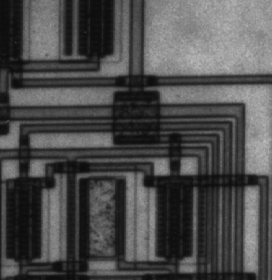
%> input picture Lab5-Segmentation-main/assets/circuit.tif, 272 x 280 px
$ octave task_2.m   (GNU Octave 9; MATLAB toolbox functions it lacks are replaced by stand-ins)
%> lines starting %> are read from the running program, lines starting %| are printed output that depends on the picture; in (x1, y1, x2, y2) boxes, pixels count from 0 and x2, y2 are one past the last pixel; in counts of white or black regions, pixels touching at a corner belong together; the program's own positions count from 1
clear all
close all
f = imread('../assets/circuit.tif');
%> f is the input picture: size 280x272 uint8; min 12, max 191, mean 76.3
f2 = imread('../assets/brain_tumor.jpg');
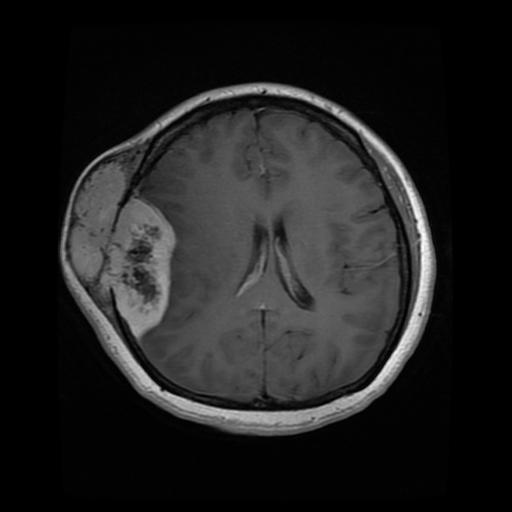
%> input picture Lab5-Segmentation-main/assets/brain_tumor.jpg, 512 x 512 px
%> f2 is the input picture: size 512x512 uint8; min 0, max 255, mean 32.2

%[g1, t1] = edge(f2, 'sobel');     % using Sobel
%[g1, t1] = edge(f2, 'log');
[g1, t1] = edge(f2, 'canny');
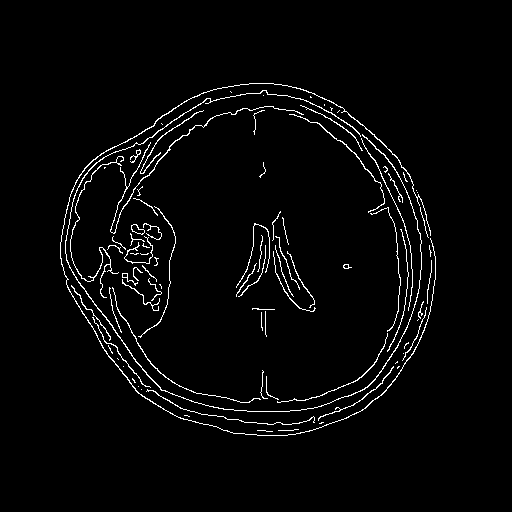
%> g1: size 512x512 logical; 2.8% white in thin lines or dots, all inside (x1, y1, x2, y2) = (60, 83, 436, 436)
%> t1 = [0.0711 0.178]
[g2, t2] = edge(f2, 'canny', [0.02, 0.05]);
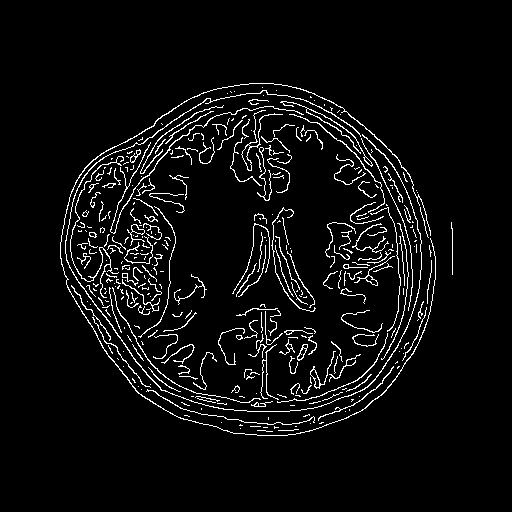
%> g2: size 512x512 logical; 5.1% white in thin lines or dots, all inside (x1, y1, x2, y2) = (60, 83, 453, 436)
%> t2 = [0.02 0.05]
[g3, t3] = edge(f2, 'canny', [0.05, 0.12]);
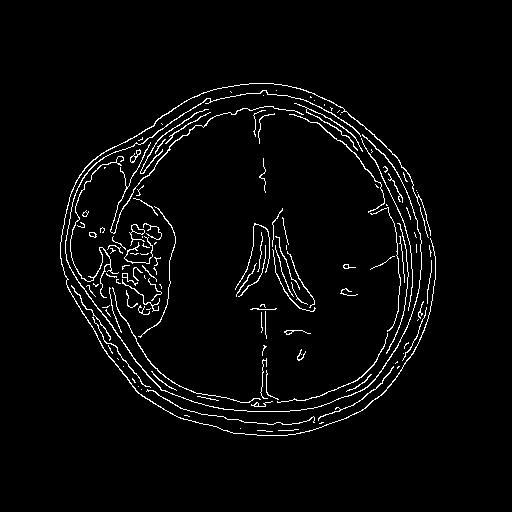
%> g3: size 512x512 logical; 3.2% white in thin lines or dots, all inside (x1, y1, x2, y2) = (60, 83, 436, 436)
%> t3 = [0.05 0.12]
[g4, t4] = edge(f2, 'canny', [0.03, 0.08]);
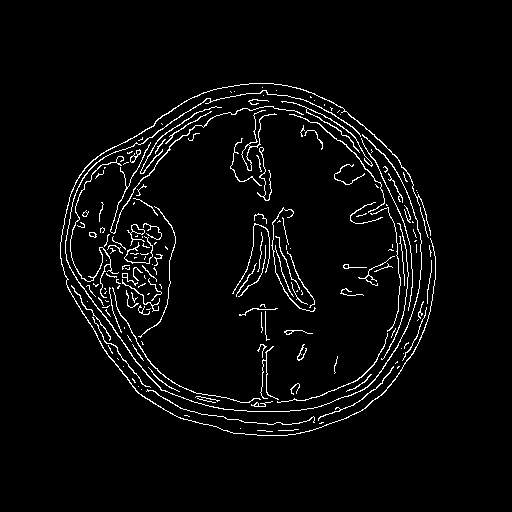
%> g4: size 512x512 logical; 3.7% white in thin lines or dots, all inside (x1, y1, x2, y2) = (60, 83, 436, 436)
%> t4 = [0.03 0.08]


montage({f2, g1, g2, g3, g4 }, 'Size', [1 5]);
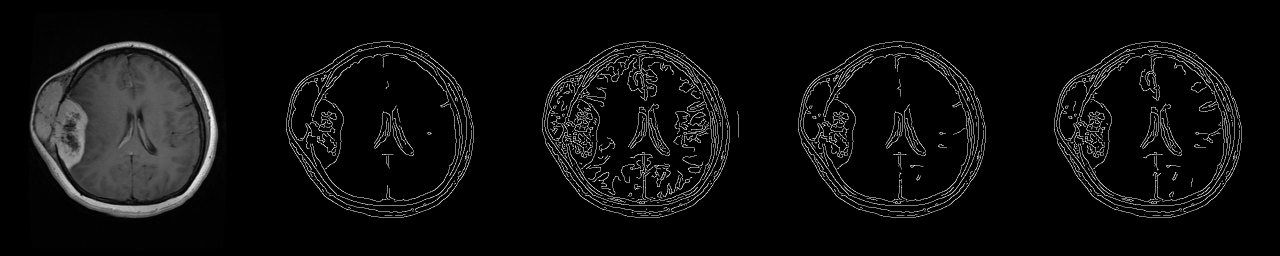
%> displayed picture: size 512x2560, on the screen's scale of 0 to 255 (shown at 1/2 size); min 0, max 255, mean 14
title('(1): Original image, (2): Canny image (default threshold), (3): Canny image ([0.02, 0.05]), (4): Canny image ([0.05, 0.12)')
